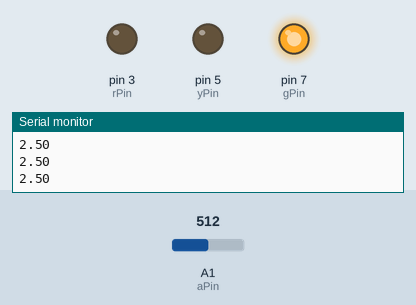
Bench run of a sketch on a simulated Arduino Uno, built with avr-gcc and run on an emulated ATmega328P. Shown: output pins drawn as LEDs (lit = HIGH), the last lines printed to the serial monitor. Inputs (shaded band) come from the test bench; at power-on: A1 (aPin) = 512.

Above: at 1.2 s.
1.3 s: A1 (aPin) set to 604
2.8 s: A1 (aPin) set to 627
At 3.7 s:
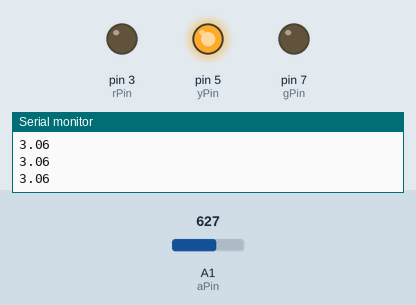
4.3 s: A1 (aPin) set to 811
5.8 s: A1 (aPin) set to 828
At 6.1 s:
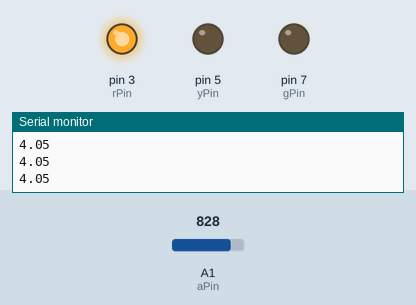
7.3 s: A1 (aPin) set to 716
At 8.3 s:
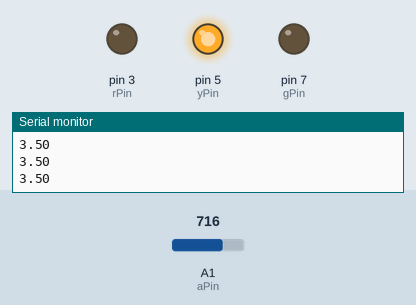
8.8 s: A1 (aPin) set to 900
At 9.4 s:
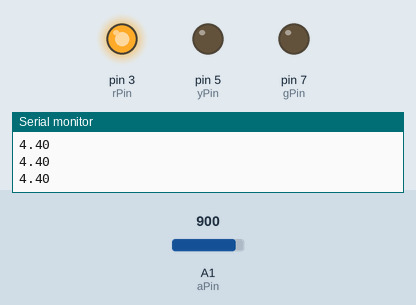
Timing chart, 0 to 11.3 s (numbered marks = the images above; inputs shaded):
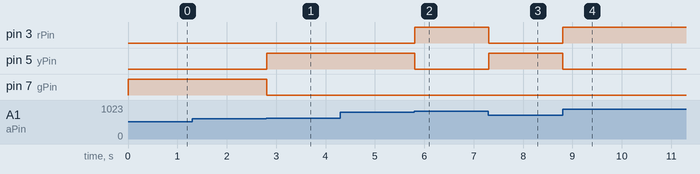

Measured:
- the behaviour switches between 613 and 614 on A1 (aPin) (found by bisection; images 0 and 1)
- the behaviour switches between 818 and 819 on A1 (aPin) (found by bisection; images 1 and 2)
- after the input at 2.8 s, pin 5 (yPin): LOW → HIGH at once; pin 7 (gPin): HIGH → LOW at once
- after the input at 5.8 s, pin 3 (rPin): LOW → HIGH at once; pin 5 (yPin): HIGH → LOW at once
- after the input at 7.3 s, pin 3 (rPin): HIGH → LOW at once; pin 5 (yPin): LOW → HIGH at once
- after the input at 8.8 s, pin 3 (rPin): LOW → HIGH at once; pin 5 (yPin): HIGH → LOW at once

The sketch:

ex1.ino
```cpp
/*under 3Volt -> green led
 3-4Volt -> yellow led
 above 4Volt -> red led
*/

int gPin = 7;
int yPin = 5;
int rPin = 3;
int aPin = A1;
int val;
float volt;

void setup() {
  Serial.begin(9600);
  pinMode(aPin,INPUT);
  pinMode(gPin,OUTPUT);
  pinMode(yPin,OUTPUT);
  pinMode(rPin,OUTPUT);

}

void loop() {
  val=analogRead(aPin);
  volt=(5./1023.)*val;
  Serial.println(volt);
  if(volt<3.0){
    digitalWrite(gPin,HIGH);
    digitalWrite(yPin,LOW);
    digitalWrite(rPin,LOW);
  }
  else if(volt>3.0 && volt<4.0){
    digitalWrite(gPin,LOW);
    digitalWrite(yPin,HIGH);
    digitalWrite(rPin,LOW);
  }
  else if(volt>4.0){
     digitalWrite(gPin,LOW);
    digitalWrite(yPin,LOW);
    digitalWrite(rPin,HIGH);
  }

}
```
